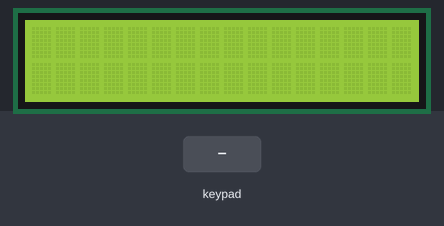
The sketch below on a simulated Arduino Uno, built with avr-gcc and run on an emulated ATmega328P. On the bench: 16×2 character LCD. The test bench sets the inputs (shaded band).

Above: at 1.2 s.
1.3 s: keypad keys 7 + 5 = pressed 0.4 s apart
At 3.4 s:
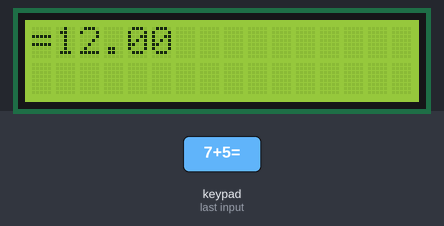
4.4 s: key '*' pressed
At 5.6 s:
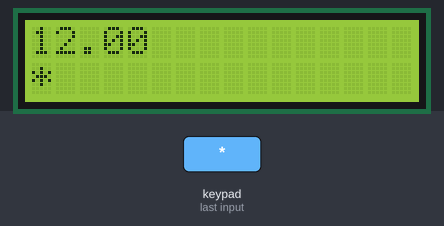
5.9 s: key '/' pressed
At 7.0 s:
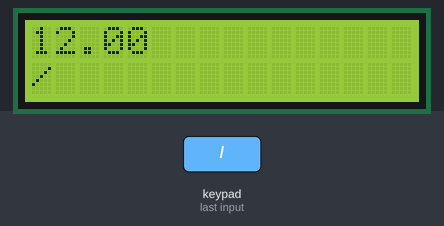
7.4 s: keypad keys 5 4 3 2 pressed 0.4 s apart
At 9.2 s:
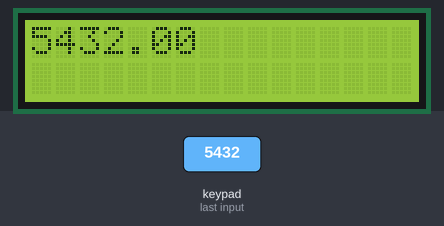
Timing chart, 0 to 10.7 s (numbered marks = the images above; inputs shaded):
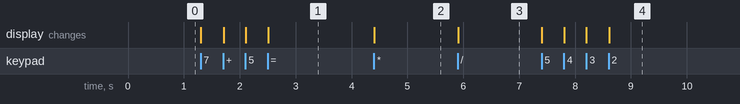

Measured:
- after the input at 1.3 s, the display: first changes at once (image 1 shows a later state)
- after the input at 4.4 s, the display: changes at once (image 2)
- after the input at 5.9 s, the display: changes at once (image 3)
- after the input at 7.4 s, the display: first changes at once (image 4 shows a later state)

The sketch:

code.ino
```cpp
#include <Adafruit_Keypad.h>

#include <LiquidCrystal.h>

const int rs = 13, en = 12, d4 = 11, d5 = 10, d6 = 1, d7 = 0;
LiquidCrystal lcd(rs, en, d4, d5, d6, d7);

const byte ROWS = 4;
const byte COLS = 4;
char keys[ROWS][COLS] = {
  {'1','2','3','*'},
  {'4','5','6','/'},
  {'7','8','9','E'},
  {'+','0','-','='}
};
byte rowPins[ROWS] = {5,4,3,2};
byte colPins[COLS] = {9,8,7,6};

Adafruit_Keypad customKeypad = Adafruit_Keypad( makeKeymap(keys), rowPins, colPins, ROWS, COLS);


char v[101];
 int i=0;
float nr=0;
float aux=0;
float aux1=1;
bool ok=0;
char salv;
int cntr=0,cop;
void setup() {
  customKeypad.begin();
  lcd.begin(16, 2);
  lcd.setCursor(0, 0);

}

void loop() {

  customKeypad.tick();

  while(customKeypad.available()){

    keypadEvent e = customKeypad.read();

    if(e.bit.EVENT == KEY_JUST_PRESSED)
    { lcd.setCursor(0, 0);
     lcd.clear();

    if (e.bit.KEY-48>=0&&e.bit.KEY-48<=9)
    {
     if (ok==1)
     {nr=0;
     ok=0;}
    nr=nr*10+((char)e.bit.KEY-48);
    lcd.print(nr);

    }
    else
    {

     if (cntr==0)
     aux=nr;
else
if ((char)e.bit.KEY!='=')
{
     if (salv=='+')
         aux+=nr;

     if (salv=='-')
        aux-=nr;

    if (salv=='*')
         aux*=nr;

     if (salv=='/')
        aux/=nr;
    }
lcd.print(nr);

    lcd.setCursor(0, 1);
     lcd.print((char)e.bit.KEY);
      cntr++;
     if ((char)e.bit.KEY=='=')
     {
     lcd.clear();
     lcd.print((char)e.bit.KEY);


     if (salv=='+')
      {   aux+=nr;

     }

     if (salv=='-')
      {  aux-=nr;

     }
    if (salv=='*')
     { aux*=nr;

     }
     if (salv=='/')
     {aux/=nr;
      }

      lcd.print(aux);
    nr=aux;
    aux=0;
    cntr=0;
    }

      salv=(char)e.bit.KEY;


     if ((char)e.bit.KEY=='E')
     {
      aux=0;
      cntr=0;
      nr=0;
      lcd.clear();

     }
      ok=1;
    }


    }


  }
  delay(10);
}
```
